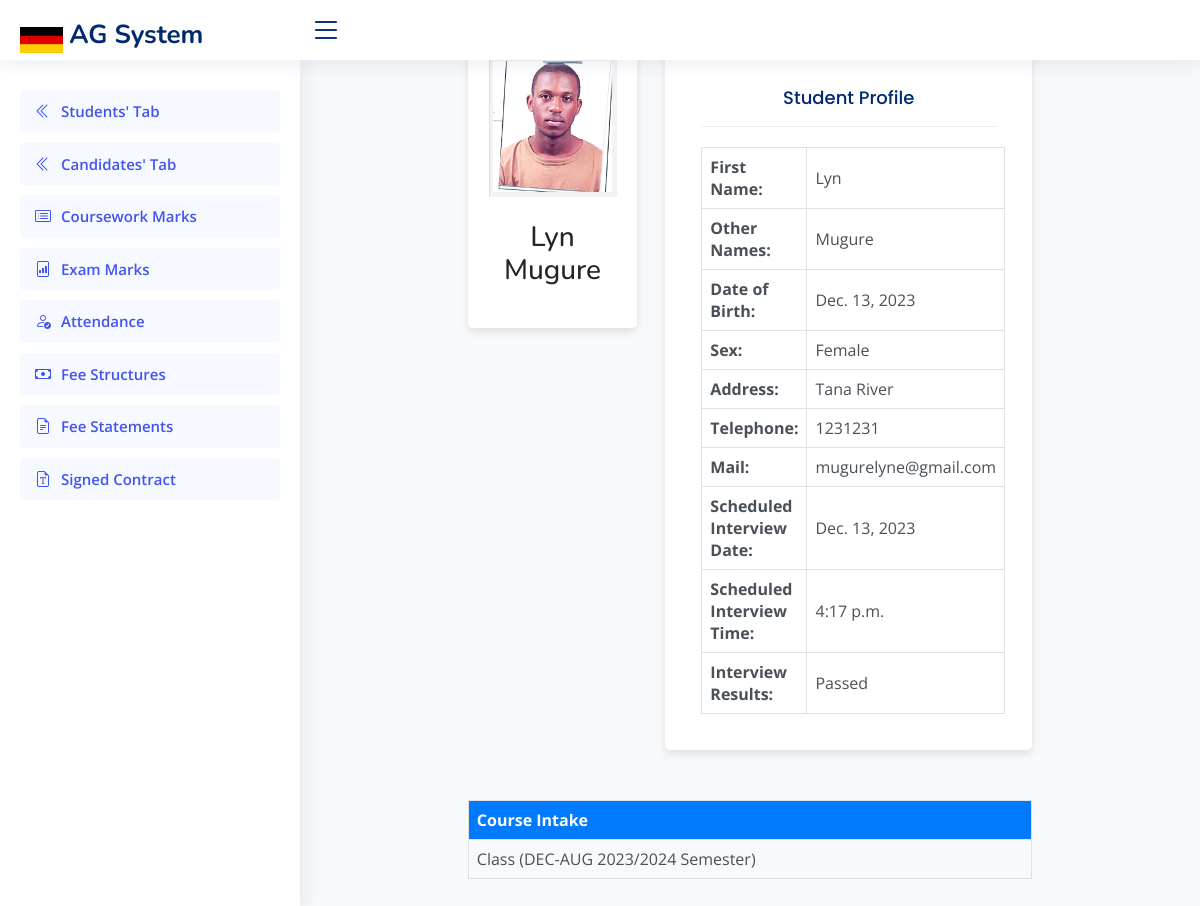
The page /crmpage/candidates/2/ (signed in) on the database its author committed.
### crmpage/models.py (models this page shows)
class Candidate(models.Model):
    First_Name = models.CharField(max_length=255)
    Last_Name = models.CharField(max_length=255)
    Date_of_Birth = models.DateField(max_length=50, blank=True, null=True)
    Sex = models.CharField(max_length=50, null=True, choices=SEX, default='None')
    Address = models.CharField(max_length=100, null=True, choices=ADDRESS, default='Other')
    course_intake = models.CharField(max_length=255, choices=COHORT, null=True)
    photo = models.ImageField(upload_to='candidate_photos/', null=True, blank=True)
    Street_Address = models.CharField(max_length=255, blank=True, null=True)
    Other_Address = models.CharField(max_length=50, blank=True, null=True)
    Zip_Address = models.CharField(max_length=50, blank=True, null=True)
    fluency_in_language = models.CharField(max_length=50, null=True, choices=LANGUAGE, default='None')
    english_file = models.FileField(blank=True, null=True)
    Level_Of_German = models.CharField(max_length=50, null=True, choices=GERMAN, default='None')
    german_file = models.FileField(blank=True, null=True)
    Spouse = models.CharField(max_length=50, null=True, choices=YES_or_NO, default='Pending')
    Spouse_Name = models.CharField(max_length=255, blank=True, null=True)
    Children = models.CharField(max_length=50, null=True, choices=YES_or_NO, default='Pending')
    Child_name = models.CharField(max_length=255, blank=True, null=True)
    child_sex = models.CharField(max_length=255, choices=SEX, default='None')
    child_date_of_birth = models.CharField(max_length=255, blank=True, null=True)
    Child_name2 = models.CharField(max_length=255, blank=True, null=True)
    child_sex2 = models.CharField(max_length=255, choices=SEX, default='None')
    child_date_of_birth2 = models.CharField(max_length=255, blank=True, null=True)
    phone_number = models.CharField(max_length=50, blank=True, null=True, unique=True)
    secondary_phone_number = models.CharField(max_length=50, blank=True, null=True)
    emergency_contact = models.CharField(max_length=255, blank=True, null=True)
    emergency_phone_number = models.CharField(max_length=50, blank=True, null=True)
    email_address = models.EmailField(max_length=70, blank=True, null=True, unique=True)
    secondary_email_address = models.EmailField(max_length=70, blank=True, null=True)
    Licence_No = models.CharField(max_length=100, blank=True, null=True)
    Licence_file = models.FileField(blank=True, null=True)
    Qualification = models.CharField(max_length=255, choices=QUALIFICATION, null=True)
    High_School_name = models.CharField(max_length=255, blank=True, null=True)
    High_School_Year_start = models.IntegerField(max_length=4, blank=True, null=True)
    High_School_grade = models.CharField(max_length=3, blank=True, null=True)
    High_School_Year = models.IntegerField(max_length=4, blank=True, null=True)
    High_School_file = models.FileField(blank=True, null=True)
    University_Name = models.CharField(max_length=255, blank=True, null=True)
    Degree = models.CharField(max_length=255, blank=True, null=True)
    GPA = models.CharField(max_length=10, blank=True, null=True)
    University_Year_start = models.IntegerField(max_length=4, blank=True, null=True)
    University_Year = models.IntegerField(max_length=4, blank=True, null=True)
    University_file = models.FileField(blank=True, null=True)
    University_Name_secondary = models.CharField(max_length=255, blank=True, null=True)
    Degree_secondary = models.CharField(max_length=100, blank=True, null=True)
    GPA_secondary = models.CharField(max_length=10, blank=True, null=True)
    University_secondary_Year_start = models.IntegerField(max_length=4, blank=True, null=True)
    University_Year_secondary = models.IntegerField(max_length=4, blank=True, null=True)
    University_secondary_file = models.FileField(blank=True, null=True)
    University_Name_tertiary = models.CharField(max_length=255, blank=True, null=True)
    University_tertiary_Year_start = models.IntegerField(max_length=4, blank=True, null=True)
    Degree_tertiary = models.CharField(max_length=100, blank=True, null=True)
    GPA_tertiary = models.CharField(max_length=10, blank=True, null=True)
    University_Year_tertiary = models.IntegerField(max_length=4, blank=True, null=True)
    University_tertiary_file = models.FileField(blank=True, null=True)
    College_Name = models.CharField(max_length=255, blank=True, null=True)
    College_Degree_Year_start = models.IntegerField(max_length=4, blank=True, null=True)
    College_Degree = models.CharField(max_length=100, blank=True, null=True)
    College_GPA = models.CharField(max_length=10, blank=True, null=True)
    College_Year = models.IntegerField(max_length=4, blank=True, null=True)
    College_Degree_file = models.FileField(blank=True, null=True)
    College_Name_secondary = models.CharField(max_length=255, blank=True, null=True)
    College_Degree_secondary_Year_start = models.IntegerField(max_length=4, blank=True, null=True)
    College_Degree_secondary = models.CharField(max_length=100, blank=True, null=True)
    College_GPA_secondary = models.CharField(max_length=10, blank=True, null=True)
    College_Year_Secondary = models.IntegerField(max_length=4, blank=True, null=True)
    College_Degree_secondary_file = models.FileField(blank=True, null=True)
    College_Name_tertiary = models.CharField(max_length=255, blank=True, null=True)
    College_tertiary_Year_start = models.IntegerField(max_length=4, blank=True, null=True)
    College_Degree_tertiary = models.CharField(max_length=100, blank=True, null=True)
    College_GPA_tertiary = models.CharField(max_length=10, blank=True, null=True)
    College_Year_tertiary = models.IntegerField(max_length=4, blank=True, null=True)
    College_tertiary_file = models.FileField(blank=True, null=True)
    Institution_name = models.CharField(max_length=255, blank=True, null=True)
    Ward_name = models.CharField(max_length=255, blank=True, null=True)
    Hours_worked = models.CharField(max_length=255, blank=True, null=True)
    Institution_Year_start = models.IntegerField(max_length=4, blank=True, null=True)
    Institution_Year_end = models.IntegerField(max_length=4, blank=True, null=True)
    Institution_file = models.FileField(blank=True, null=True)
    Institution_name_secondary = models.CharField(max_length=255, blank=True, null=True)
    Ward_name_secondary = models.CharField(max_length=255, blank=True, null=True)
    Hours_worked_secondary = models.CharField(max_length=255, blank=True, null=True)
    Institution_secondary_Year_start = models.IntegerField(max_length=4, blank=True, null=True)
    Institution_secondary_Year_end = models.IntegerField(max_length=4, blank=True, null=True)
    Institution_file_secondary = models.FileField(blank=True, null=True)
    Institution_name_tertiary = models.CharField(max_length=255, blank=True, null=True)
    Ward_name_tertiary = models.CharField(max_length=255, blank=True, null=True)
    Hours_worked_tertiary = models.CharField(max_length=255, blank=True, null=True)
    Institution_tertiary_Year_end = models.IntegerField(max_length=4, blank=True, null=True)
    Institution_tertiary_Year_start = models.IntegerField(max_length=4, blank=True, null=True)
    Institution_file_tertiary = models.FileField(blank=True, null=True)
    Course_Location = models.CharField(max_length=50, choices=COURSE_LOCATION, null=True, )
    Days = MultiSelectField(max_length=50, choices=DAYS)
    Time = models.CharField(max_length=50, null=True, choices=TIME, default='None')
    Results = models.CharField(max_length=50, blank=True, null=True, choices=RESULTS, default='Pending')
    Schedule_Interview_date = models.DateField(max_length=50, blank=True, null=True)
    Schedule_Interview_time = models.TimeField(max_length=50, blank=True, null=True)

### crmpage/views.py (the view)
# urls.py: path('candidates/<int:candidate_id>/', views.candidate_detail, name='candidate_detail'),
def candidate_detail(request, candidate_id):
    candidate = Candidate.objects.get(pk=candidate_id)
    return render(request, 'candidate_detail.html', {'candidate': candidate})

### crmpage/templates/candidate_detail.html (shortened to what this page needs)
{% load crispy_forms_tags %}
{% load static %}
{% block content %}
<html lang="en">
<head>
    <link rel="stylesheet" href="https://stackpath.bootstrapcdn.com/bootstrap/4.5.2/css/bootstrap.min.css">
    <link href="{% static 'vendor/bootstrap/css/bootstrap.min.css' %}" rel="stylesheet">
    <link href="{% static 'vendor/bootstrap-icons/bootstrap-icons.css' %}" rel="stylesheet">
    <link href="{% static 'vendor/boxicons/css/boxicons.min.css' %}" rel="stylesheet">
    <link href="{% static 'vendor/quill/quill.snow.css' %}" rel="stylesheet">
    <link href="{% static 'vendor/quill/quill.bubble.css' %}" rel="stylesheet">
    <link href="{% static 'vendor/remixicon/remixicon.css' %}" rel="stylesheet">
    <link href="{% static 'vendor/simple-datatables/style.css' %}" rel="stylesheet">
    <link href="{% static '/css/style.css' %}" rel="stylesheet">
    <link href="https://cdn.jsdelivr.net/npm/select2@4.1.0-rc.0/dist/css/select2.min.css" rel="stylesheet"/>
</head>
<body>
<header id="header" class="header fixed-top d-flex align-items-center">
    <div class="d-flex align-items-center justify-content-between">
        <a href="/" class="logo d-flex align-items-center">
            <img src="{% static 'img/german_flag.png' %}" alt="">
            <span class="d-none d-lg-block">AG System</span>
        </a>
        <i class="bi bi-list toggle-sidebar-btn"></i>
    </div>
</header>
{% if user.is_authenticated %}
<aside id="sidebar" class="sidebar">
    <ul class="sidebar-nav" id="sidebar-nav">
<li class="nav-item">
    <a class="nav-link" href="/student-card">
        <i class="bi bi-chevron-double-left"></i>
        <span>Students' Tab</span>
    </a>
</li>
        <li class="nav-item">
            <a class="nav-link " href="/candidates">
                <i class="bi bi-chevron-double-left"></i>
                <span>Candidates' Tab</span>
            </a>
        </li>
        <li class="nav-item">
            <a class="nav-link" href="#">
                <i class="bi bi-card-list"></i>
                <span>Coursework Marks</span>
            </a>
        </li>
        <li class="nav-item">
            <a class="nav-link" href="#">
                <i class="bi bi-file-bar-graph"></i>
                <span>Exam Marks</span>
            </a>
        </li>
        <li class="nav-item">
            <a class="nav-link" href="#">
                <i class="bi bi-person-check"></i>
                <span>Attendance</span>
            </a>
        </li>
        <li class="nav-item">
            <a class="nav-link" href="#">
                <i class="bi bi-cash"></i>
                <span>Fee Structures</span>
            </a>
        </li>
        <li class="nav-item">
            <a class="nav-link" href="#">
                <i class="bi bi-file-earmark-text"></i>
                <span>Fee Statements</span>
            </a>
        </li>
        <li class="nav-item">
            <a class="nav-link" href="#">
                <i class="bi bi-file-earmark-font"></i>
                <span>Signed Contract</span>
            </a>
        </li>
    </ul>
</aside>
<main id="main" class="main">
    <div class="col-12">
        <div class="container overflow-auto">
        <div class="card-body">
            <h5 class="card-title">Registered Student </h5>
                    <div class="container col-md-10 edit_box justify-content-center">
                        <div class="card-container">
                            <div class="card" style="width: 30%; max-height: 300px;">
                                {% if candidate.photo %}
                                <img src="{{ candidate.photo.url }}" alt="Candidate Photo"
                                     style="max-height: 200px; width: auto;"><br>
                                <h3 class="text-center">{{ candidate.First_Name }} {{ candidate.Last_Name }}</h3>
                                {% else %}
                                <p><strong>No Photo Available</strong></p>
                                {% endif %}
                            </div>
                            <div class="card" style="width: 65%;">
                                <div class="text-center border-dark p-3">
                                <div class="card-header card-title">Student Profile
                                </div>
                                <table>
                                    <tbody>
                                    <tr>
                                        <td><strong>First Name:</strong></td>
                                        <td>{{ candidate.First_Name }}</td>
                                    </tr>
                                    <tr>
                                        <td><strong>Other Names:</strong></td>
                                        <td>{{ candidate.Last_Name }}</td>
                                    </tr>
                                    <tr>
                                        <td><strong>Date of Birth:</strong></td>
                                        <td>{{ candidate.Date_of_Birth }}</td>
                                    </tr>
                                    <tr>
                                        <td><strong>Sex:</strong></td>
                                        <td>{{ candidate.Sex }}</td>
                                    </tr>
                                    <tr>
                                        <td><strong>Address:</strong></td>
                                        <td>{{ candidate.Address }}</td>
                                    </tr>
                                    <tr>
                                        <td><strong>Telephone:</strong></td>
                                        <td>{{ candidate.phone_number }}</td>
                                    </tr>
                                    <tr>
                                        <td><strong>Mail:</strong></td>
                                        <td>{{ candidate.email_address }}</td>
                                    </tr>
                                    <tr>
                                        <td><strong>Scheduled Interview Date:</strong></td>
                                        <td>{{ candidate.Schedule_Interview_date }}</td>
                                    </tr>
                                    <tr>
                                        <td><strong>Scheduled Interview Time:</strong></td>
                                        <td>{{ candidate.Schedule_Interview_time }}</td>
                                    </tr>
                                    <tr>
                                        <td><strong>Interview Results:</strong></td>
                                        <td>{{ candidate.Results }}</td>
                                    </tr>
                                    </tbody>
                                </table>
                            </div>
                        </div>
                            <table>
                                <thead>
                                <tr>
                                    <th>Course Intake</th>
                                </tr>
                                </thead>
                                <tbody>
                                <tr>
                                    <td>{{ candidate.course_intake }}</td>
                                </tr>
                                </tbody>
                            </table>
                    </div>
                </div>
            </div>
        </div>
</div>
    {% endif %}
</main>
</body>
</html>
{% endblock %}

### rows shown on the page
Candidate: photo (picture), First_Name "Lyn", Last_Name "Mugure", Date_of_Birth "Dec. 13, 2023", Sex "Female", Address "Tana River", phone_number "1231231", email_address "mugurelyne@gmail.com", Schedule_Interview_date "Dec. 13, 2023", Schedule_Interview_time "4:17 p.m.", Results "Passed", course_intake "Class (DEC-AUG 2023/2024 Semester)"
